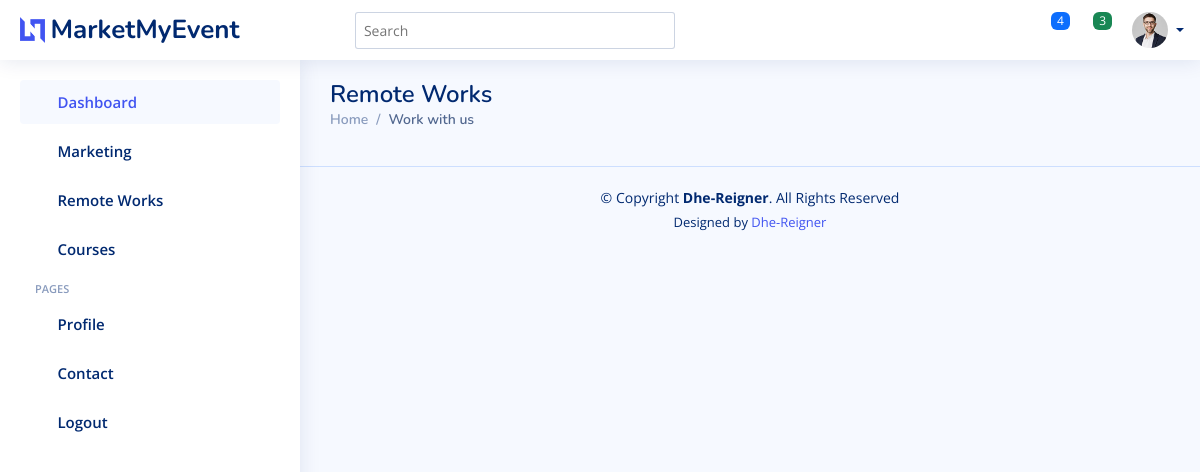
The app's page /EventSalesSystem/remote_works, older data.
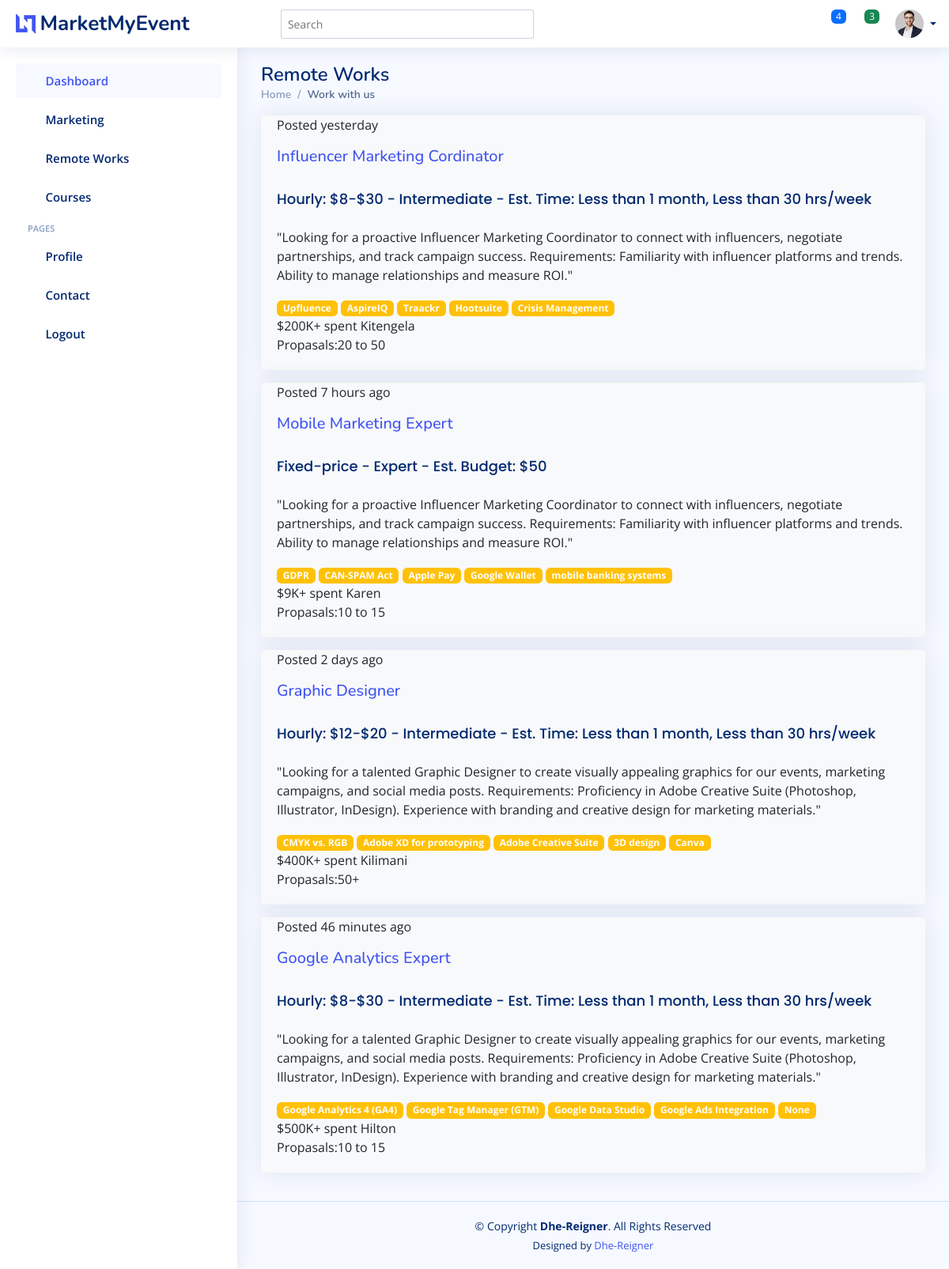
The same page, newer data.
### EventSalesSystem/models.py (models this page shows, shortened)
class RemoteWork(models.Model):
    when_posted =  models.CharField(max_length=100, default='', blank=True, null=True)
    job_title = models.CharField(max_length=200, default='', blank=True, null=True)
    work_schedule = models.CharField(max_length=1000, default='', blank=True, null=True)
    description = models.TextField(max_length=1000, default='', blank=True, null=True)
    requirements1 = models.CharField(max_length=200, default='', blank=True, null=True)
    requirements2 = models.CharField(max_length=200, default='', blank=True, null=True)
    requirements3 = models.CharField(max_length=200, default='', blank=True, null=True)
    requirements4 = models.CharField(max_length=200, default='', blank=True, null=True)
    requirements5 = models.CharField(max_length=200, default='', blank=True, null=True)
    payment_verification = models.CharField(max_length=200, default='', blank=True, null=True)
    budget = models.CharField(max_length=200, default='', blank='', null=True)
    location = models.CharField(max_length=200, default='', blank=True, null=True)
    proposal = models.CharField(max_length=200, default='', blank=True, null=True)

### EventSalesSystem/views.py (the view)
# urls.py: path('remote_works',views.remote_works,name='remote_works'),
def remote_works(request):
    all_remote_work = RemoteWork.objects.all()
    return render(request, 'remote_works.html', {
        'all_remote_work': all_remote_work,  # pass all remote work data to the template,  # pass all social media data to the template
    })

### EventSalesSystem/templates/remote_works.html (shortened to what this page needs)
{% extends 'pages/base.html' %}
{% load static %}
{% block content %}
 <main id="main" class="main">
    <div class="pagetitle">
      <h1>Remote Works</h1>
      <nav>
        <ol class="breadcrumb">
          <li class="breadcrumb-item"><a href="{% url 'index' %}">Home</a></li>
          <li class="breadcrumb-item active">Work with us</li>
        </ol>
      </nav>
    </div>
    <section class="section">
      <div class="row">
        {% for items in all_remote_work %}
        <div class="col-mb-3">
          <div class="card bg-light mb-3">
            <div class="card-body">
            <p class="card-text">{{ items.when_posted }} </p>
              <h5> <a href="#" class="card-link" target="_blank">{{ items.job_title }}</a></h5>
             <p class="card-title">{{ items.work_schedule }} </p>
               <p class="card-text">{{ items.description }} </p>
              <span class="badge card-text bg-warning ">{{ items.requirements1 }} </span>
              <span class="badge bg-warning"> {{ items.requirements2 }} </span>
              <span class="badge bg-warning"> {{ items.requirements3 }} </span>
             <span class="badge bg-warning">  {{ items.requirements4 }} </span>
              <span class="badge bg-warning">  {{ items.requirements5 }} </span><br>
                    <span class="card-text">{{ items.budget }}</span>
                    <span class="card-text">{{ items.location }}</span><br>
                    <p class="card-text">{{ items.proposal }} </p>
            </div>
          </div>
          {% endfor %}
        </div>
      </div>
    </section>
  </main>
{% endblock content %}

### EventSalesSystem/templates/pages/base.html (shortened to what this page needs)
{% load static %}
<!DOCTYPE html>
<html lang="en">
<head>
  <link href="{% static 'assets/vendor/bootstrap/css/bootstrap.min.css' %}" rel="stylesheet">
  <link href="{% static 'assets/vendor/bootstrap-icons/bootstrap-icons.css' %}" rel="stylesheet">
  <link href="{% static 'assets/vendor/boxicons/css/boxicons.min.css' %}" rel="stylesheet">
  <link href="{% static 'assets/vendor/quill/quill.snow.css' %}" rel="stylesheet">
  <link href="{% static 'assets/vendor/quill/quill.bubble.css' %}" rel="stylesheet">
  <link href="{% static 'assets/vendor/remixicon/remixicon.css' %}" rel="stylesheet">
  <link href="{% static 'assets/vendor/simple-datatables/style.css' %}" rel="stylesheet">
  <link href="{% static 'assets/css/style.css' %}" rel="stylesheet">
</head>
<body>
  <header id="header" class="header fixed-top d-flex align-items-center">
    <div class="d-flex align-items-center justify-content-between">
      <a href="{% url 'my_index' %}" class="logo d-flex align-items-center">
        <img src="{% static 'assets/img/logo.png' %}" alt="">
        <span class="d-none d-lg-block">MarketMyEvent</span>
      </a>
      <i class="bi bi-list toggle-sidebar-btn"></i>
    </div>
    <div class="search-bar">
      <form class="search-form d-flex align-items-center" method="POST" action="#">
        <input type="text" name="query" placeholder="Search" title="Enter search keyword">
        <button type="submit" title="Search"><i class="bi bi-search"></i></button>
      </form>
    </div>
    <nav class="header-nav ms-auto">
      <ul class="d-flex align-items-center">
        <li class="nav-item dropdown">
          <a class="nav-link nav-icon" href="#" data-bs-toggle="dropdown">
            <i class="bi bi-bell"></i>
            <span class="badge bg-primary badge-number">4</span>
          </a>
        </li>
        <li class="nav-item dropdown">
          <a class="nav-link nav-icon" href="#" data-bs-toggle="dropdown">
            <i class="bi bi-chat-left-text"></i>
            <span class="badge bg-success badge-number">3</span>
          </a>
        </li>
        <li class="nav-item dropdown pe-3">
          <a class="nav-link nav-profile d-flex align-items-center pe-0" href="#" data-bs-toggle="dropdown">
            <img src="{% static 'assets/img/profile-img.jpg' %}" alt="Profile" class="rounded-circle">
            <span class="d-none d-md-block dropdown-toggle ps-2"></span>
          </a>
        </li>
      </ul>
    </nav>
  </header>
  <aside id="sidebar" class="sidebar">
    <ul class="sidebar-nav" id="sidebar-nav">
      <li class="nav-item">
        <a class="nav-link " href="{% url 'index' %}">
          <i class="bi bi-grid"></i>
          <span>Dashboard</span>
        </a>
      </li>
      <li class="nav-item">
        <a class="nav-link collapsed" data-bs-target="#components-nav" data-bs-toggle="collapse" href="#">
          <i class="bi bi-menu-button-wide"></i><span>Marketing</span><i class="bi bi-chevron-down ms-auto"></i>
        </a>
      <li class="nav-item">
        <a class="nav-link collapsed" data-bs-target="#forms-nav" data-bs-toggle="collapse" href="{% url 'remote_works' %}">
          <i class="bi bi-journal-text"></i><span>Remote Works</span><i class="bi bi-chevron-down ms-auto"></i>
        </a>
      </li>
      <li class="nav-item">
        <a class="nav-link collapsed" data-bs-target="#tables-nav" data-bs-toggle="collapse" href="#">
          <i class="bi bi-layout-text-window-reverse"></i><span>Courses</span><i class="bi bi-chevron-down ms-auto"></i>
        </a>
      </li>
      <li class="nav-heading">Pages</li>
      <li class="nav-item">
        <a class="nav-link collapsed" href="{% static 'user-profile' %}">
          <i class="bi bi-person"></i>
          <span>Profile</span>
        </a>
      </li>
      <li class="nav-item">
        <a class="nav-link collapsed" href="{% static 'pages-contact' %}">
          <i class="bi bi-envelope"></i>
          <span>Contact</span>
        </a>
      </li>
      <li class="nav-item">
        <a class="nav-link collapsed" href="{% url 'my_index' %}">
          <i class="bi bi-box-arrow-left"></i>
          <span>Logout</span>
        </a>
      </li>
    </ul>
  </aside>
 {% block content %}
 {% endblock content %}
  <footer id="footer" class="footer">
    <div class="copyright">
      &copy; Copyright <strong><span>Dhe-Reigner</span></strong>. All Rights Reserved
    </div>
    <div class="credits">
      Designed by <a href="#">Dhe-Reigner</a>
    </div>
  </footer>
</body>
</html>

### EventSalesSystem/static/assets/css/style.css (style rules this page uses)
:root { scroll-behavior: smooth; }
body { font-family: "Open Sans", sans-serif; background: #f6f9ff; color: #444444; }
a { color: #4154f1; text-decoration: none; }
h1, h2, h3, h4, h5, h6 { font-family: "Nunito", sans-serif; }
#main { margin-top: 60px; padding: 20px 30px; transition: all 0.3s; }
.pagetitle { margin-bottom: 10px; }
.pagetitle h1 { font-size: 24px; margin-bottom: 0; font-weight: 600; color: #012970; }
.card { margin-bottom: 30px; border: none; border-radius: 5px; box-shadow: 0px 0 30px rgba(1, 41, 112, 0.1); }
.card-title { padding: 20px 0 15px 0; font-size: 18px; font-weight: 500; color: #012970; font-family: "Poppins", sans-serif; }
.card-body { padding: 0 20px 20px 20px; }
.breadcrumb { font-size: 14px; font-family: "Nunito", sans-serif; color: #899bbd; font-weight: 600; }
.breadcrumb a { color: #899bbd; transition: 0.3s; }
.breadcrumb .breadcrumb-item::before { color: #899bbd; }
.breadcrumb .active { color: #51678f; font-weight: 600; }
.logo { line-height: 1; }
@media (min-width: 1200px) { .logo { width: 280px; } }
.logo img { max-height: 26px; margin-right: 6px; }
.logo span { font-size: 26px; font-weight: 700; color: #012970; font-family: "Nunito", sans-serif; }
.header { transition: all 0.5s; z-index: 997; height: 60px; box-shadow: 0px 2px 20px rgba(1, 41, 112, 0.1); background-color: #fff; padding-left: 20px; }
.header .toggle-sidebar-btn { font-size: 32px; padding-left: 10px; cursor: pointer; color: #012970; }
.header .search-bar { min-width: 360px; padding: 0 20px; }
.header .search-form { width: 100%; }
.header .search-form input { border: 0; font-size: 14px; color: #012970; border: 1px solid rgba(1, 41, 112, 0.2); padding: 7px 38px 7px 8px; border-radius: 3px; transition: 0.3s; width: 100%; }
.header .search-form button { border: 0; padding: 0; margin-left: -30px; background: none; }
.header .search-form button i { color: #012970; }
.header-nav ul { list-style: none; }
.header-nav>ul { margin: 0; padding: 0; }
.header-nav .nav-icon { font-size: 22px; color: #012970; margin-right: 25px; position: relative; }
.header-nav .nav-profile { color: #012970; }
.header-nav .nav-profile img { max-height: 36px; }
.header-nav .nav-profile span { font-size: 14px; font-weight: 600; }
.header-nav .badge-number { position: absolute; inset: -2px -5px auto auto; font-weight: normal; font-size: 12px; padding: 3px 6px; }
.sidebar { position: fixed; top: 60px; left: 0; bottom: 0; width: 300px; z-index: 996; transition: all 0.3s; padding: 20px; overflow-y: auto; scrollbar-width: thin; scrollbar-color: #aab7cf transparent; box-shadow: 0px 0px 20px rgba(1, 41, 112, 0.1); background-color: #fff; }
@media (min-width: 1200px) { #main, #footer { margin-left: 300px; } }
.sidebar-nav { padding: 0; margin: 0; list-style: none; }
.sidebar-nav li { padding: 0; margin: 0; list-style: none; }
.sidebar-nav .nav-item { margin-bottom: 5px; }
.sidebar-nav .nav-heading { font-size: 11px; text-transform: uppercase; color: #899bbd; font-weight: 600; margin: 10px 0 5px 15px; }
.sidebar-nav .nav-link { display: flex; align-items: center; font-size: 15px; font-weight: 600; color: #4154f1; transition: 0.3; background: #f6f9ff; padding: 10px 15px; border-radius: 4px; }
.sidebar-nav .nav-link i { font-size: 16px; margin-right: 10px; color: #4154f1; }
.sidebar-nav .nav-link.collapsed { color: #012970; background: #fff; }
.sidebar-nav .nav-link.collapsed i { color: #899bbd; }
.sidebar-nav .nav-link .bi-chevron-down { margin-right: 0; transition: transform 0.2s ease-in-out; }
.footer { padding: 20px 0; font-size: 14px; transition: all 0.3s; border-top: 1px solid #cddfff; }
.footer .copyright { text-align: center; color: #012970; }
.footer .credits { padding-top: 5px; text-align: center; font-size: 13px; color: #012970; }

Row changes from the older to the newer data that the page shows:
added RemoteWork: when_posted "Posted yesterday", job_title "Influencer Marketing Cordinator", work_schedule "Hourly: $8-$30 - Intermediate - Est. Time: Less than 1 month, Less than 30 hrs/week", description "\"Looking for a proactive Influencer Marketing Coordinator to connect with influencers, negotiate partnerships, and track campaign success. Requirements: Familiarity with influencer platforms and trends. Ability to manage relationships and measure ROI.\"", requirements1 "Upfluence", requirements2 "AspireIQ", requirements3 "Traackr", requirements4 "Hootsuite", requirements5 "Crisis Management", budget "$200K+ spent", location "Kitengela", proposal "Propasals:20 to 50"
added RemoteWork: when_posted "Posted 7 hours ago", job_title "Mobile Marketing Expert", work_schedule "Fixed-price - Expert - Est. Budget: $50", description "\"Looking for a proactive Influencer Marketing Coordinator to connect with influencers, negotiate partnerships, and track campaign success. Requirements: Familiarity with influencer platforms and trends. Ability to manage relationships and measure ROI.\"", requirements1 "GDPR", requirements2 "CAN-SPAM Act", requirements3 "Apple Pay", requirements4 "Google Wallet", requirements5 "mobile banking systems", budget "$9K+ spent", location "Karen", proposal "Propasals:10 to 15"
added RemoteWork: when_posted "Posted 2 days ago", job_title "Graphic Designer", work_schedule "Hourly: $12-$20 - Intermediate - Est. Time: Less than 1 month, Less than 30 hrs/week", description "\"Looking for a talented Graphic Designer to create visually appealing graphics for our events, marketing campaigns, and social media posts. Requirements: Proficiency in Adobe Creative Suite (Photoshop, Illustrator, InDesign). Experience with branding and creative design for marketing materials.\"", requirements1 "CMYK vs. RGB", requirements2 "Adobe XD for prototyping", requirements3 "Adobe Creative Suite", requirements4 "3D design", requirements5 "Canva", budget "$400K+ spent", location "Kilimani", proposal "Propasals:50+"
added RemoteWork: when_posted "Posted 46 minutes ago", job_title "Google Analytics Expert", work_schedule "Hourly: $8-$30 - Intermediate - Est. Time: Less than 1 month, Less than 30 hrs/week", description "\"Looking for a talented Graphic Designer to create visually appealing graphics for our events, marketing campaigns, and social media posts. Requirements: Proficiency in Adobe Creative Suite (Photoshop, Illustrator, InDesign). Experience with branding and creative design for marketing materials.\"", requirements1 "Google Analytics 4 (GA4)", requirements2 "Google Tag Manager (GTM)", requirements3 "Google Data Studio", requirements4 "Google Ads Integration", requirements5 "None", budget "$500K+ spent", location "Hilton", proposal "Propasals:10 to 15"
